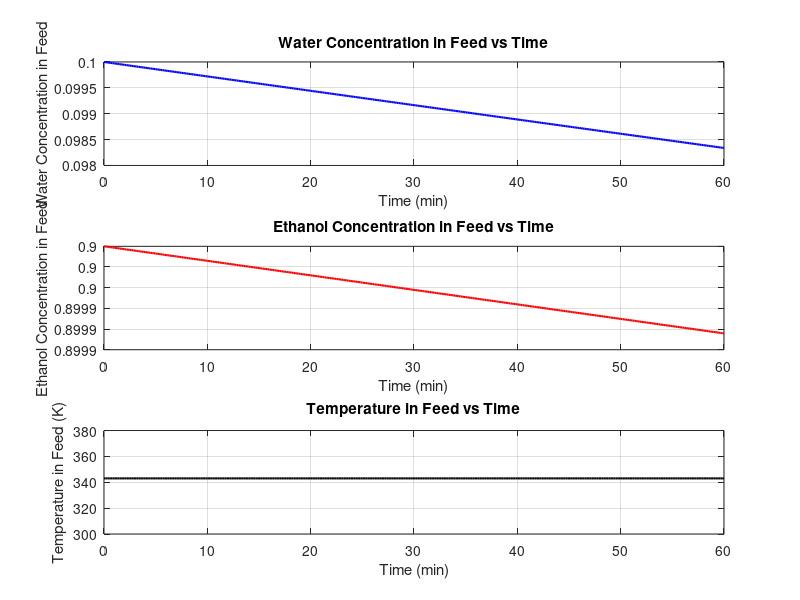
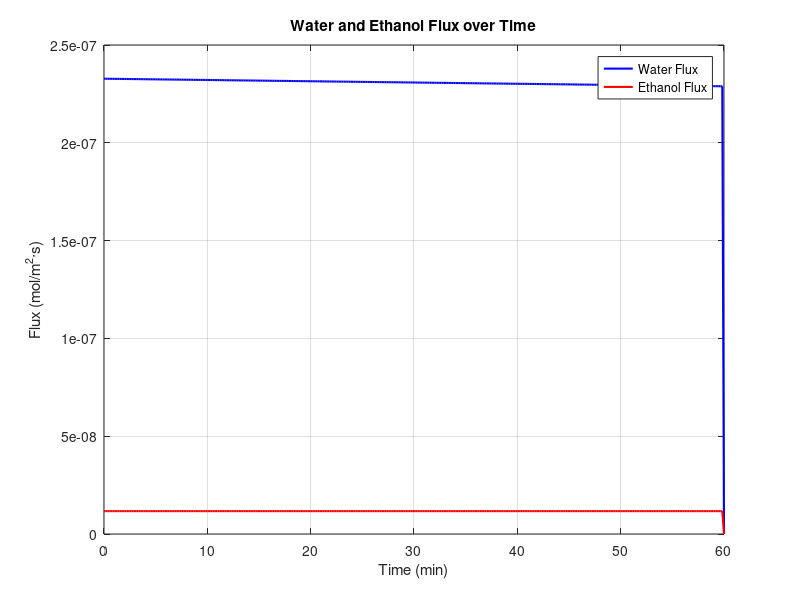

The MATLAB source for these figures, in order:
% AMT CH3030 Term Project
% Deepanjhan Das | CH22B020
% model 1 (simplified model)

% Full Simulation Code for Ethanol Dehydration by Pervaporation
% Mass and Energy Balances included
clear; clc;
close all;

%% Parameters
% Membrane and Process Parameters
membrane_thickness = 100e-6; % Membrane thickness in meters (100 microns)
area = 1.0; % Membrane area in square meters
P_water = 1e-9; % Permeability of water through PDMS (m^2/s)
P_ethanol = 1e-11; % Permeability of ethanol through PDMS (m^2/s)
R = 8.314; % Gas constant (J/mol·K)
Mw_water = 18.015; % Molecular weight of water (g/mol)
Mw_ethanol = 46.07; % Molecular weight of ethanol (g/mol)

% Feed conditions
initial_concentration_water = 0.1; % Initial mole fraction of water in feed
initial_temperature = 343; % Temperature in Kelvin (70 °C)
feed_volume = 0.5; % Volume of feed in liters

% Simulation parameters
time_end = 3600; % Simulation time in seconds
dt = 10; % Time step in seconds

% Arrays to store results
time = 0:dt:time_end;
water_concentration_feed = zeros(size(time));
ethanol_concentration_feed = zeros(size(time));
temperature_feed = zeros(size(time));
flux_water = zeros(size(time));
flux_ethanol = zeros(size(time));

% Initial conditions
water_concentration_feed(1) = initial_concentration_water;
ethanol_concentration_feed(1) = 1 - initial_concentration_water;
temperature_feed(1) = initial_temperature;

%% Simulation Loop
for i = 1:length(time)-1
    % Concentration and Temperature-dependent Permeabilities (Arrhenius equation)
    P_water_eff = P_water * exp(-500 / temperature_feed(i)); % Water permeability (arbitrary activation energy)
    P_ethanol_eff = P_ethanol * exp(-700 / temperature_feed(i)); % Ethanol permeability (arbitrary activation energy)

    % Calculate flux for water and ethanol (Fick's law)
    flux_water(i) = P_water_eff * (water_concentration_feed(i)) / membrane_thickness;
    flux_ethanol(i) = P_ethanol_eff * (ethanol_concentration_feed(i)) / membrane_thickness;

    % Mass balance for feed concentration changes
    % Using approximate feed volume change due to permeation
    d_water = -flux_water(i) * area * dt / feed_volume;
    d_ethanol = -flux_ethanol(i) * area * dt / feed_volume;

    % Update concentrations in feed
    water_concentration_feed(i+1) = water_concentration_feed(i) + d_water;
    ethanol_concentration_feed(i+1) = ethanol_concentration_feed(i) + d_ethanol;
    
    % Energy balance (Assume a constant heat loss coefficient)
    heat_capacity_feed = 4.18 * 1000; % Approx heat capacity of ethanol-water mix (J/kg·K)
    heat_loss_coefficient = 10; % Arbitrary heat loss coefficient
    dT = - (heat_loss_coefficient * (temperature_feed(i) - initial_temperature) * dt) / ...
         (feed_volume * 1000 * heat_capacity_feed); % Cooling effect in °C/s
    
    % Update temperature
    temperature_feed(i+1) = temperature_feed(i) + dT;

    % Ensure concentration values stay within logical limits
    if water_concentration_feed(i+1) < 0
        water_concentration_feed(i+1) = 0;
    end
    if ethanol_concentration_feed(i+1) < 0
        ethanol_concentration_feed(i+1) = 0;
    end
end

%% Plot Results
figure;
subplot(3,1,1);
plot(time/60, water_concentration_feed, 'b-', 'LineWidth', 1.5);
xlabel('Time (min)');
ylabel('Water Concentration in Feed');
grid on;
title('Water Concentration in Feed vs Time');

subplot(3,1,2);
plot(time/60, ethanol_concentration_feed, 'r-', 'LineWidth', 1.5);
xlabel('Time (min)');
ylabel('Ethanol Concentration in Feed');
grid on;
title('Ethanol Concentration in Feed vs Time');

subplot(3,1,3);
plot(time/60, temperature_feed, 'k-', 'LineWidth', 1.5);
xlabel('Time (min)');
ylabel('Temperature in Feed (K)');
grid on;
title('Temperature in Feed vs Time');

figure;
plot(time/60, flux_water, 'b-', 'LineWidth', 1.5);
hold on;
grid on;
plot(time/60, flux_ethanol, 'r-', 'LineWidth', 1.5);
xlabel('Time (min)');
ylabel('Flux (mol/m^2·s)');
legend('Water Flux', 'Ethanol Flux', Location='best');
title('Water and Ethanol Flux over Time');